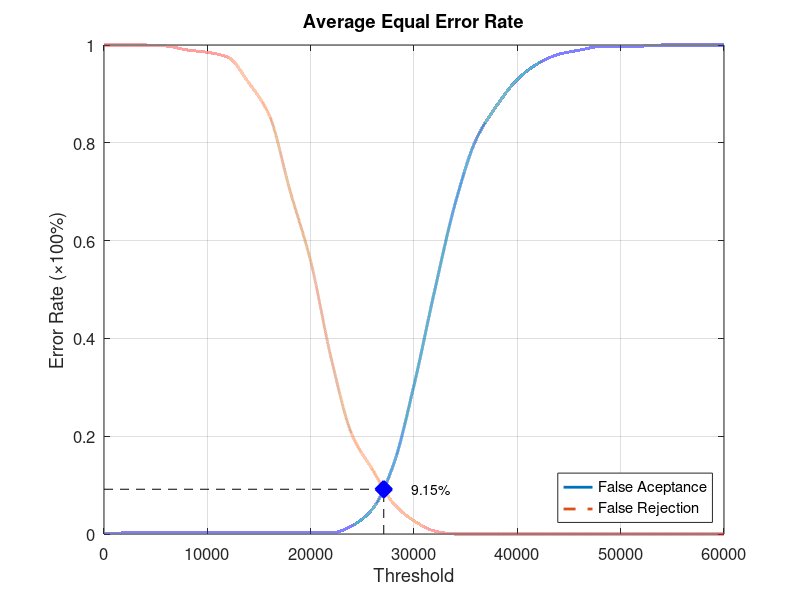
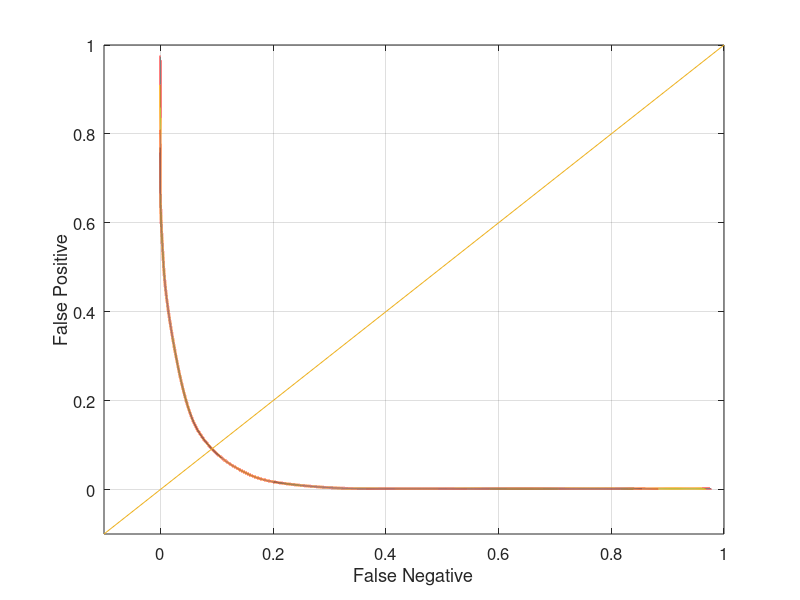

These figures' MATLAB source, in order:
function yEER = Database1Average
close all;
clear;
clc;
x = 0:2000:60000;
xq = 0:0.5:60000;

y0 = [0 0.00210526 0.00210526 0.00210526 0.00210526 0.00210526 0.00210526 0.00210526 0.00210526 0.00210526 0.00210526 0.00210526 0.0168421 0.0515789 0.141053 0.304211 0.497895 0.676842 0.806316 0.875789 0.929474 0.962105 0.981053 0.989474 0.996842 0.997895 0.997895 1 1 1 1];
yy0 = interp1(x, y0, xq, 'pchip');
y1 = [1 1 1 0.998 0.99 0.985 0.975 0.923 0.856 0.702 0.558 0.358 0.203 0.131 0.063 0.027 0.006 0 0 0 0 0 0 0 0 0 0 0 0 0 0];
yy1 = interp1(x, y1, xq, 'pchip');

% Calculating EER: 
y2 = abs(y0 - y1);
find(y2 == min(y2))
yy2 = abs(yy0 - yy1);
xEER = find(yy2 == min(yy2));
xEERIndex = xq(xEER) % X-axis EER
yEER = yy0(xEER) % Y-axis EER

main = figure
plot(xq, yy0,'-','LineWidth', 2);	hold on
plot(xq, yy1,'--','LineWidth', 2);	hold on
plot([xEERIndex xEERIndex], [0 yEER], 'k--');	hold on
plot([0 xEERIndex], [yEER yEER], 'k--');	hold on
plot(xEERIndex, yEER, 'bx', 'LineWidth', 10);	hold on
text(xEERIndex + 10 * xEERIndex / 100, yEER, [num2str(round((10000 * yEER)) / 100) '%'])
legend('False Aceptance', 'False Rejection', 'Location', 'SouthEast')
xlabel('Threshold')
ylabel('Error Rate (\times100%)')
title('Average Equal Error Rate')
set(gca, 'FontSize', 12)
axis([0 60000 0 1])
grid on

print(main, 'Database1AverageMain', '-dpng');
FNRxFPR = figure('Color', [1 1 1]);
plot(yy1, yy0, '-', yy1, yy0, 'LineWidth', 2);
hold on
y = -0.1:0.1:1
plot(y, y); 
set(gca, 'FontSize', 12)
xlabel('False Negative')
ylabel('False Positive')
axis([-0.1 1 -0.1 1])
set(gca, 'FontSize', 12)
grid on

print(FNRxFPR, 'Database1AverageFNRxFPR','-dpng');
end
